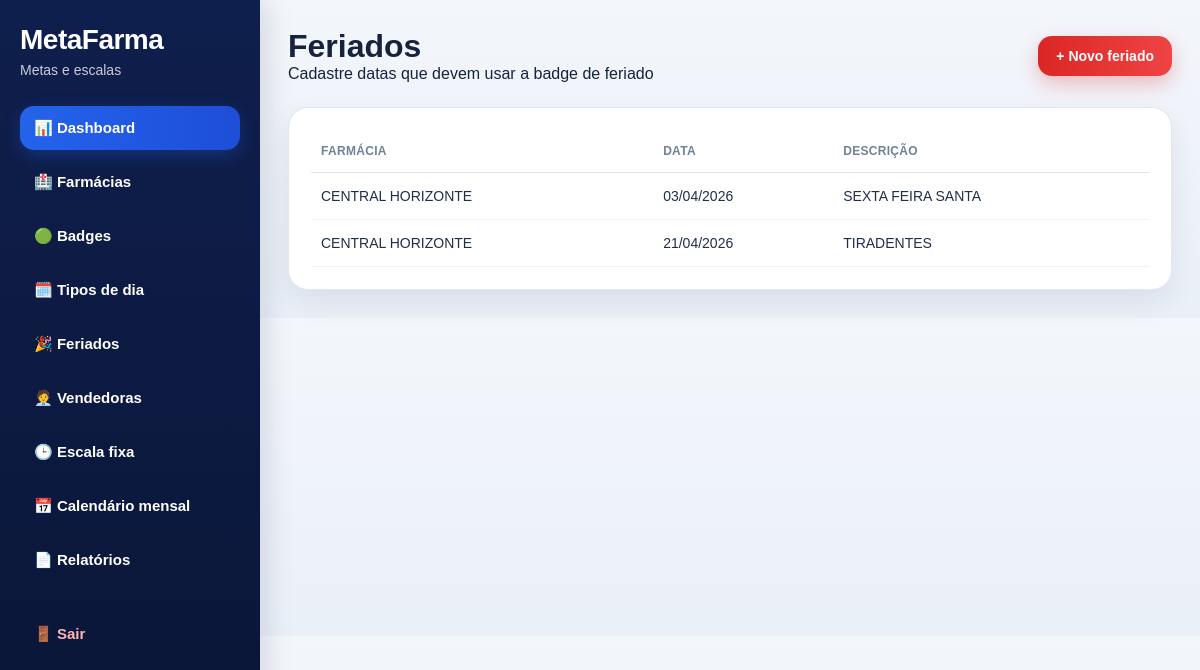
Page /feriados/ (signed in) on the earlier database version.
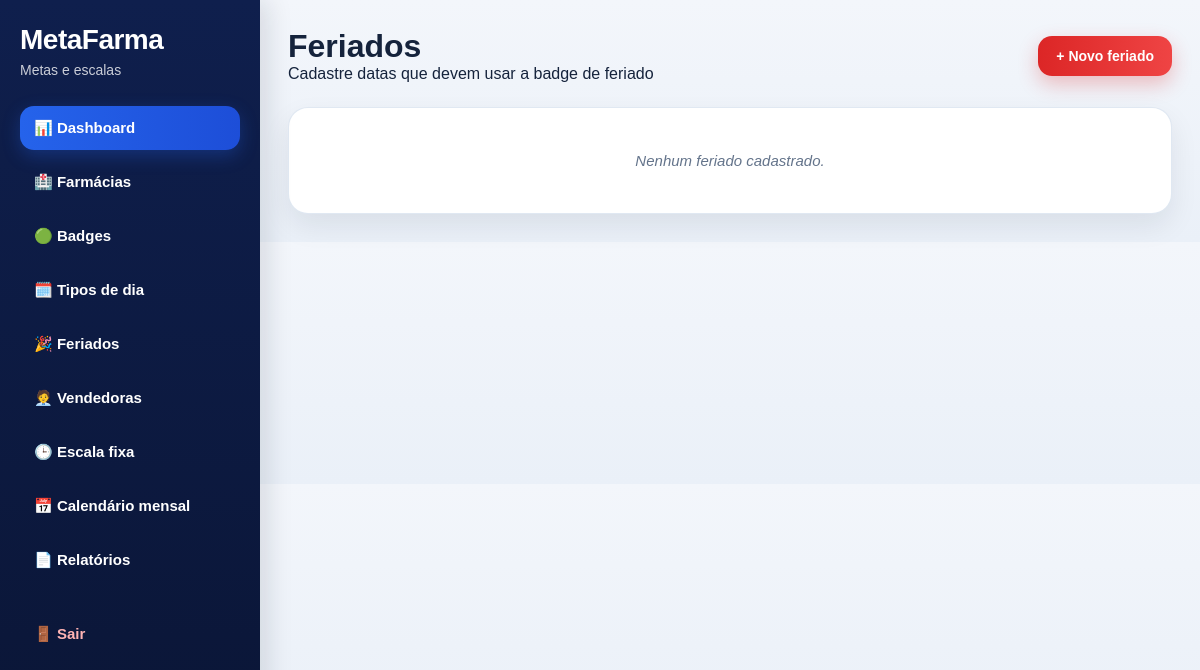
Same page on the later database version.
### app/models.py (models this page shows, shortened)
class Feriado(db.Model):
    __tablename__ = "feriados"
    id = db.Column(db.Integer, primary_key=True)
    farmacia_id = db.Column(db.Integer, db.ForeignKey("farmacias.id"), nullable=False, index=True)
    data = db.Column(db.Date, nullable=False, index=True)
    descricao = db.Column(db.String(150), nullable=False)
    criado_em = db.Column(db.DateTime, default=agora_brasil)

class Farmacia(db.Model):
    __tablename__ = "farmacias"
    id = db.Column(db.Integer, primary_key=True)
    nome = db.Column(db.String(150), nullable=False)
    responsavel = db.Column(db.String(150), nullable=True)
    cidade = db.Column(db.String(100), nullable=True)
    telefone = db.Column(db.String(30), nullable=True)
    status = db.Column(db.String(20), default="ativa")
    observacao = db.Column(db.String(255), nullable=True)
    criado_em = db.Column(db.DateTime, default=agora_brasil)
    metas = db.relationship("Meta", backref="farmacia", lazy=True, cascade="all, delete-orphan")
    equipes = db.relationship("Equipe", backref="farmacia", lazy=True, cascade="all, delete-orphan")
    vendedoras = db.relationship("Vendedora", backref="farmacia", lazy=True, cascade="all, delete-orphan")
    configuracoes_dia = db.relationship("ConfiguracaoDia", backref="farmacia", lazy=True, cascade="all, delete-orphan")
    escalas_vendedoras = db.relationship("EscalaVendedora", backref="farmacia", lazy=True, cascade="all, delete-orphan")
    calendarios_vendedoras = db.relationship("CalendarioVendedora", backref="farmacia", lazy=True, cascade="all, delete-orphan")
    feriados = db.relationship("Feriado", backref="farmacia", lazy=True, cascade="all, delete-orphan")

### app/routes/feriados.py (the view)
@feriados_bp.route("/")
@login_required
def listar():
    farmacia_id = request.args.get("farmacia_id", type=int)
    query = Feriado.query.join(Farmacia)
    if farmacia_id:
        query = query.filter(Feriado.farmacia_id == farmacia_id)
    feriados = query.order_by(Feriado.data.asc()).all()
    farmacias = Farmacia.query.order_by(Farmacia.nome.asc()).all()
    return render_template(
        "feriados/listar.html",
        feriados=feriados,
        farmacias=farmacias,
        farmacia_id=farmacia_id
    )

### app/templates/feriados/listar.html (shortened to what this page needs)
{% extends "base.html" %}
{% block content %}
<div class="page-header">
    <div>
        <h1>Feriados</h1>
        <p>Cadastre datas que devem usar a badge de feriado</p>
    </div>
    <a href="{{ url_for('feriados.novo') }}" class="btn btn-primary">+ Novo feriado</a>
</div>
<div class="card">
    {% if feriados %}
    <div class="table-responsive">
        <table>
            <thead>
                <tr>
                    <th>Farmácia</th>
                    <th>Data</th>
                    <th>Descrição</th>
                </tr>
            </thead>
            <tbody>
                {% for item in feriados %}
                <tr>
                    <td>{{ item.farmacia.nome }}</td>
                    <td>{{ item.data.strftime('%d/%m/%Y') }}</td>
                    <td>{{ item.descricao }}</td>
                </tr>
                {% endfor %}
            </tbody>
        </table>
    </div>
    {% else %}
    <p class="empty-state">Nenhum feriado cadastrado.</p>
    {% endif %}
</div>
{% endblock %}

Differences in the rows shown:
removed Feriado: farmacia.nome "CENTRAL HORIZONTE", data "03/04/2026", descricao "SEXTA FEIRA SANTA"
removed Feriado: farmacia.nome "CENTRAL HORIZONTE", data "21/04/2026", descricao "TIRADENTES"
Other differences:
text no longer shown: "FARMÁCIA DATA DESCRIÇÃO"
text now shown: "Nenhum feriado cadastrado."
